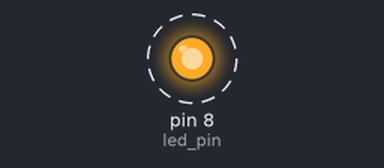
A program run on a simulated Raspberry Pi (header pin numbers). Parts: output pins drawn as LEDs (lit = HIGH). Dashed ring = blinking. What the program prints to the terminal is not drawn.

Above: at 0.2 s.
Timing chart, 0 to 3.0 s (numbered marks = the images above):
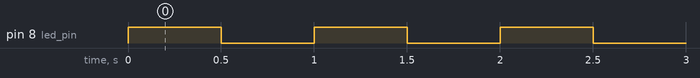

Measured:
- by itself, pin 8 (led_pin): alternates HIGH for 0.50 s and LOW for 0.50 s

The program:

flash.py
```python
#import the library to control the GPIO pins
import RPi.GPIO as GPIO
GPIO.setwarnings(False)
GPIO.setmode(GPIO.BOARD)

#import the time library
import time

led_pin = 8

#setup the pin, and make it be off to start with
GPIO.setup(led_pin, GPIO.OUT)

#in a loop:
while True:
    #turn on the led
    print True
    GPIO.output(led_pin, True)
    #wait for 0.5 seconds
    time.sleep(0.5)

    #turn off the led
    print False
    GPIO.output(led_pin, False)
    #sleep again
    time.sleep(0.5)
```
